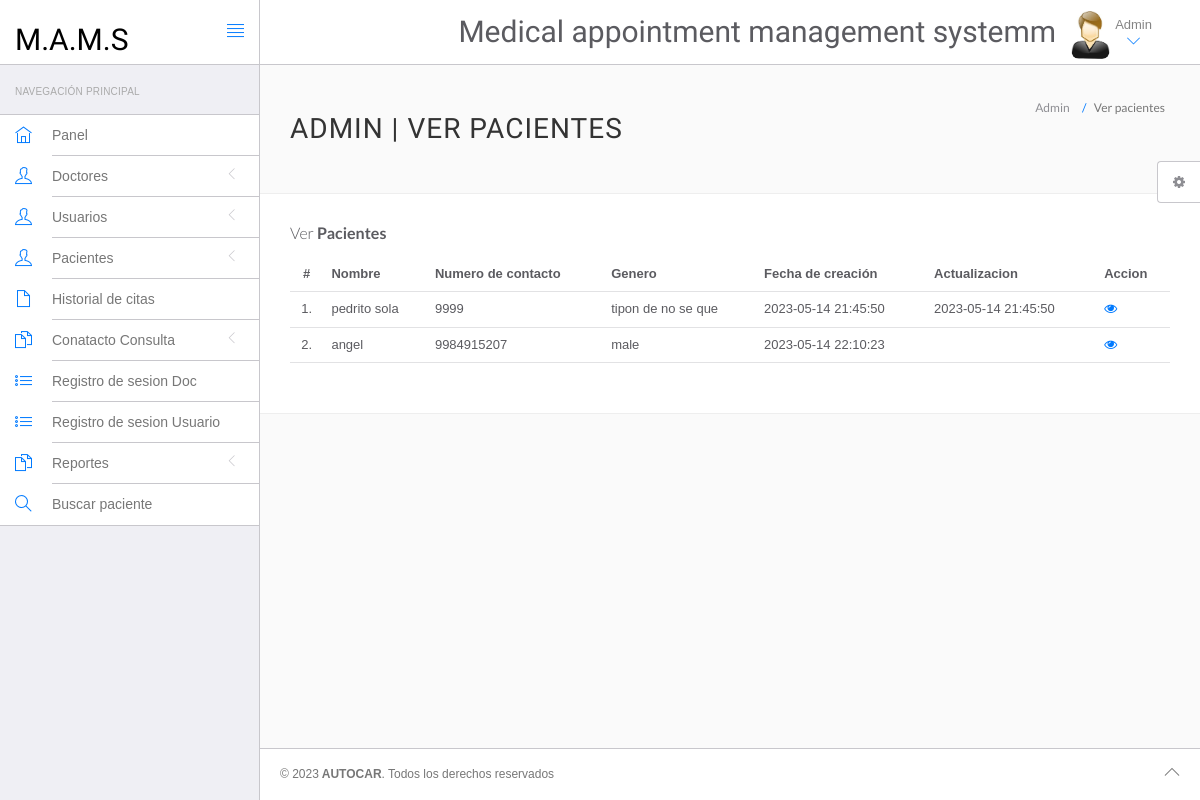
The app's page /hms/admin/manage-patient.php (signed in) with its own data.
### tables this page shows
CREATE TABLE `tblpatient` (
  `ID` int(10) NOT NULL,
  `Docid` int(10) DEFAULT NULL,
  `PatientName` varchar(200) DEFAULT NULL,
  `PatientContno` bigint(10) DEFAULT NULL,
  `PatientEmail` varchar(200) DEFAULT NULL,
  `PatientGender` varchar(50) DEFAULT NULL,
  `PatientAdd` mediumtext DEFAULT NULL,
  `PatientAge` int(10) DEFAULT NULL,
  `PatientMedhis` mediumtext DEFAULT NULL,
  `CreationDate` timestamp NULL DEFAULT current_timestamp(),
  `UpdationDate` timestamp NULL DEFAULT NULL ON UPDATE current_timestamp()
);

### hms/admin/manage-patient.php (the view, shortened to what this page needs)
<?php
include('include/config.php');
?>
<!DOCTYPE html>
<html lang="en">
<head>
	<link rel="stylesheet" href="vendor/bootstrap/css/bootstrap.min.css">
	<link rel="stylesheet" href="vendor/fontawesome/css/font-awesome.min.css">
	<link rel="stylesheet" href="vendor/themify-icons/themify-icons.min.css">
	<link href="vendor/animate.css/animate.min.css" rel="stylesheet" media="screen">
	<link href="vendor/perfect-scrollbar/perfect-scrollbar.min.css" rel="stylesheet" media="screen">
	<link href="vendor/switchery/switchery.min.css" rel="stylesheet" media="screen">
	<link href="vendor/bootstrap-touchspin/jquery.bootstrap-touchspin.min.css" rel="stylesheet" media="screen">
	<link href="vendor/select2/select2.min.css" rel="stylesheet" media="screen">
	<link href="vendor/bootstrap-datepicker/bootstrap-datepicker3.standalone.min.css" rel="stylesheet" media="screen">
	<link href="vendor/bootstrap-timepicker/bootstrap-timepicker.min.css" rel="stylesheet" media="screen">
	<link rel="stylesheet" href="assets/css/styles.css">
	<link rel="stylesheet" href="assets/css/plugins.css">
	<link rel="stylesheet" href="assets/css/themes/theme-1.css" id="skin_color" />
</head>
<body>
	<div id="app">
		<?php include('include/sidebar.php'); ?>
		<div class="app-content">
			<?php include('include/header.php'); ?>
			<div class="main-content">
				<div class="wrap-content container" id="container">
					<section id="page-title">
						<div class="row">
							<div class="col-sm-8">
								<h1 class="mainTitle">Admin | Ver pacientes</h1>
							</div>
							<ol class="breadcrumb">
								<li>
									<span>Admin</span>
								</li>
								<li class="active">
									<span>Ver pacientes</span>
								</li>
							</ol>
						</div>
					</section>
					<div class="container-fluid container-fullw bg-white">
						<div class="row">
							<div class="col-md-12">
								<h5 class="over-title margin-bottom-15">Ver <span class="text-bold">Pacientes</span></h5>
								<table class="table table-hover" id="sample-table-1">
									<thead>
										<tr>
											<th class="center">#</th>
											<th>Nombre</th>
											<th>Numero de contacto</th>
											<th>Genero </th>
											<th>Fecha de creación </th>
											<th>Actualizacion </th>
											<th>Accion</th>
										</tr>
									</thead>
									<tbody>
										<?php
										$sql = mysqli_query($con, "select * from tblpatient");
										$cnt = 1;
										while ($row = mysqli_fetch_array($sql)) {
										?>
											<tr>
												<td class="center"><?php echo $cnt; ?>.</td>
												<td class="hidden-xs"><?php echo $row['PatientName']; ?></td>
												<td><?php echo $row['PatientContno']; ?></td>
												<td><?php echo $row['PatientGender']; ?></td>
												<td><?php echo $row['CreationDate']; ?></td>
												<td><?php echo $row['UpdationDate']; ?>
												</td>
												<td>
													<a href="view-patient.php?viewid=<?php echo $row['ID']; ?>"><i class="fa fa-eye"></i></a>
												</td>
											</tr>
										<?php
											$cnt = $cnt + 1;
										} ?>
									</tbody>
								</table>
							</div>
						</div>
					</div>
				</div>
			</div>
		</div>
	<?php include('include/footer.php'); ?>
	<?php include('include/setting.php'); ?>
	<>
	</div>
</body>
</html>

### hms/admin/assets/css/themes/theme-1.css (style rules this page uses)
body { background: #FAFAFA; }

### records on screen
tblpatient: PatientName "pedrito sola", PatientContno "9999", PatientGender "tipon de no se que", CreationDate "2023-05-14 21:45:50", UpdationDate "2023-05-14 21:45:50"
tblpatient: PatientName "angel", PatientContno "9984915207", PatientGender "male", CreationDate "2023-05-14 22:10:23"
